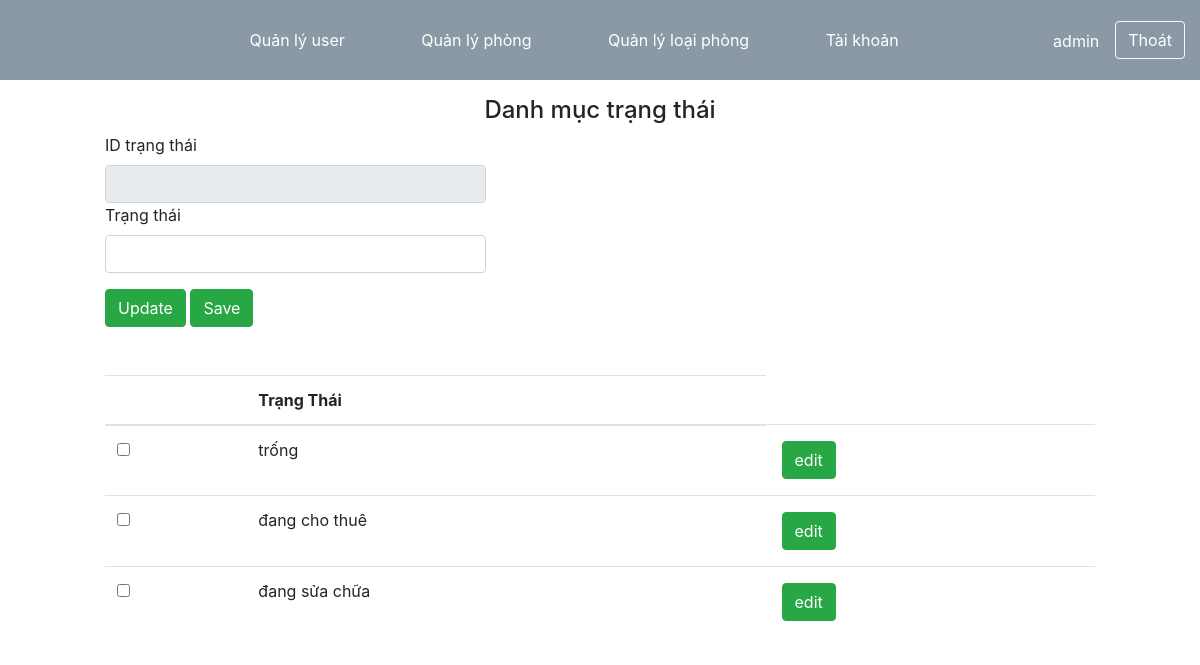
Before: /admin/index.php?action=danhmuctrangthai (signed in) with the older database file.
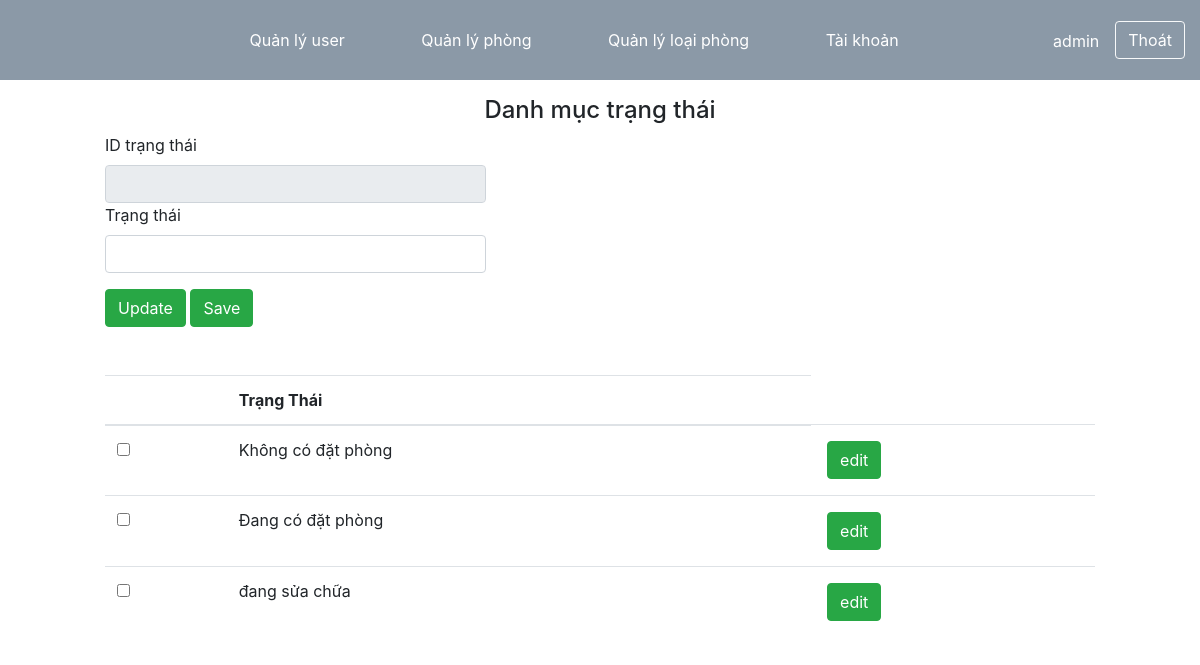
After: the same page with the newer database file.
### tables this page shows
CREATE TABLE IF NOT EXISTS `trangthai` (
  `ID` int NOT NULL AUTO_INCREMENT,
  `trangthai` varchar(255) NOT NULL,
  PRIMARY KEY (`ID`)
);

### admin/danhmuctrangthai/ds_trangthai.php (called while the page is built)
<?php
	$tt = new trangthaiModel();
	$dstrangthai = $tt->docdanhsachtrangthai();
 ?>

### models/database.php (called while the page is built, shortened)
<?php
	class connect{
		public function get_data($sql)
		{
			$conn = mysqli_connect("localhost","root","","quanlykhachsan");
			$result = mysqli_query($conn,$sql);
			$arr = mysqli_fetch_all($result,MYSQLI_ASSOC);
			return $arr;
		}
	}
 ?>

### models/trangthaiModel.php (called while the page is built, shortened)
<?php
	class trangthaiModel extends connect
	{
		public function docdanhsachtrangthai()
		{
			$sql = "select * from trangthai";
			$dstrangthai = $this->get_data($sql);
			return $dstrangthai;
		}
	}
?>

### admin/danhmuctrangthai/load_danhmuctrangthai.php (the view, shortened to what this page needs)
<div class="text-center">
				<h4>Danh mục trạng thái</h4>
			</div>
<div class="row mb-5">
		<form method="post" action="index.php?action=danhmuctrangthai" enctype="multipart/form-data" style="width:80%">
			<div class="row">
                <div class="form-group col col-md-6">
                	<label class="form-label">ID trạng thái</label>
                    <input type="text" name="id" readonly class="form-control" value="<?php if(isset($txt_id)) echo $txt_id ?>" />
                    <label class="form-label">Trạng thái</label>
                    <input type="text" name="trangthai" required class="form-control" value="<?php if(isset($txt_trangthai)) echo $txt_trangthai ?>" />
                </div>
			</div>
			<input name="btn_suatrangthai" type="submit" value="Update" class="btn btn-success">
            <input name="btn_luutrangthai" type="submit" value="Save" class="btn btn-success">
    	</form>
	</div>
<div class="row">
	<table class="table">
			  <thead>
			    <tr>
			      <th scope="col"></th>
					<th scope="col">Trạng Thái</th>
			    </tr>
			  </thead>
			  <tbody>
			  	<?php foreach ($dstrangthai as $key => $value): ?>
			  		<tr>
				      <th><input type="checkbox" name=""></th>
				      <td><?php echo $value["trangthai"] ?></td>
				      <td>
				      	<?php
				      		$id_update = "index.php?action=suatrangthai&id=".$value["ID"]
				      	?>
				      	<a href=<?php echo "$id_update" ?>><input type="button" class="btn btn-success m-1" name="" value="edit"></a>
				      </td>
			    </tr>
			  	<?php endforeach ?>
			  </tbody>
			</table>
</div>

Changed rows visible on the page:
changed trangthai: trangthai "trống" → "Không có đặt phòng"
changed trangthai: trangthai "đang cho thuê" → "Đang có đặt phòng"
